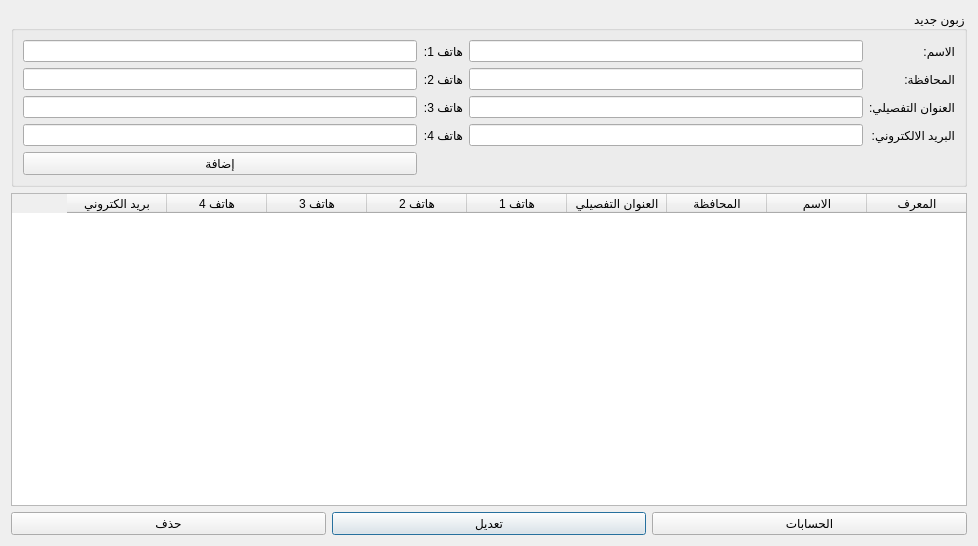
<?xml version="1.0" encoding="UTF-8"?>
<ui version="4.0">
 <class>Clients</class>
 <widget class="QDialog" name="Clients">
  <property name="windowModality">
   <enum>Qt::WindowModal</enum>
  </property>
  <property name="geometry">
   <rect>
    <x>0</x>
    <y>0</y>
    <width>978</width>
    <height>546</height>
   </rect>
  </property>
  <property name="windowTitle">
   <string>الزبائن</string>
  </property>
  <property name="windowIcon">
   <iconset>
    <normaloff>graphics/icon.xpm</normaloff>graphics/icon.xpm</iconset>
  </property>
  <property name="layoutDirection">
   <enum>Qt::RightToLeft</enum>
  </property>
  <property name="modal">
   <bool>true</bool>
  </property>
  <layout class="QGridLayout" name="gridLayout_2">
   <item row="3" column="1">
    <widget class="QPushButton" name="edit_btn">
     <property name="text">
      <string>تعديل</string>
     </property>
    </widget>
   </item>
   <item row="3" column="0">
    <widget class="QPushButton" name="accounts_btn">
     <property name="text">
      <string>الحسابات</string>
     </property>
    </widget>
   </item>
   <item row="3" column="2">
    <widget class="QPushButton" name="delete_btn">
     <property name="text">
      <string>حذف</string>
     </property>
    </widget>
   </item>
   <item row="1" column="0" colspan="3">
    <widget class="QTableWidget" name="clients_table">
     <column>
      <property name="text">
       <string>المعرف</string>
      </property>
     </column>
     <column>
      <property name="text">
       <string>الاسم</string>
      </property>
     </column>
     <column>
      <property name="text">
       <string>المحافظة</string>
      </property>
     </column>
     <column>
      <property name="text">
       <string>العنوان التفصيلي</string>
      </property>
     </column>
     <column>
      <property name="text">
       <string>هاتف 1</string>
      </property>
     </column>
     <column>
      <property name="text">
       <string>هاتف 2</string>
      </property>
     </column>
     <column>
      <property name="text">
       <string>هاتف 3</string>
      </property>
     </column>
     <column>
      <property name="text">
       <string>هاتف 4</string>
      </property>
     </column>
     <column>
      <property name="text">
       <string>بريد الكتروني</string>
      </property>
     </column>
    </widget>
   </item>
   <item row="0" column="0" colspan="3">
    <widget class="QGroupBox" name="groupBox">
     <property name="layoutDirection">
      <enum>Qt::RightToLeft</enum>
     </property>
     <property name="title">
      <string>زبون جديد</string>
     </property>
     <layout class="QGridLayout" name="gridLayout">
      <item row="0" column="1">
       <widget class="QLineEdit" name="name_input"/>
      </item>
      <item row="3" column="2">
       <widget class="QLabel" name="label_6">
        <property name="text">
         <string>هاتف 3:</string>
        </property>
       </widget>
      </item>
      <item row="6" column="3">
       <widget class="QLineEdit" name="phone4_input">
        <property name="text">
         <string/>
        </property>
       </widget>
      </item>
      <item row="1" column="2">
       <widget class="QLabel" name="label_5">
        <property name="text">
         <string>هاتف 2:</string>
        </property>
       </widget>
      </item>
      <item row="6" column="2">
       <widget class="QLabel" name="label_7">
        <property name="text">
         <string>هاتف 4:</string>
        </property>
       </widget>
      </item>
      <item row="6" column="0">
       <widget class="QLabel" name="label_8">
        <property name="text">
         <string>البريد الالكتروني:</string>
        </property>
       </widget>
      </item>
      <item row="0" column="3">
       <widget class="QLineEdit" name="phone1_input"/>
      </item>
      <item row="1" column="3">
       <widget class="QLineEdit" name="phone2_input"/>
      </item>
      <item row="0" column="0">
       <widget class="QLabel" name="label">
        <property name="text">
         <string>الاسم:</string>
        </property>
       </widget>
      </item>
      <item row="0" column="2">
       <widget class="QLabel" name="label_4">
        <property name="text">
         <string>هاتف 1:</string>
        </property>
       </widget>
      </item>
      <item row="3" column="3">
       <widget class="QLineEdit" name="phone3_input"/>
      </item>
      <item row="6" column="1">
       <widget class="QLineEdit" name="email_input"/>
      </item>
      <item row="1" column="1">
       <widget class="QLineEdit" name="governorate_input"/>
      </item>
      <item row="1" column="0">
       <widget class="QLabel" name="label_2">
        <property name="text">
         <string>المحافظة:</string>
        </property>
       </widget>
      </item>
      <item row="3" column="0">
       <widget class="QLabel" name="label_3">
        <property name="text">
         <string>العنوان التفصيلي:</string>
        </property>
       </widget>
      </item>
      <item row="3" column="1">
       <widget class="QLineEdit" name="address_input"/>
      </item>
      <item row="7" column="3">
       <widget class="QPushButton" name="save_btn">
        <property name="maximumSize">
         <size>
          <width>16777215</width>
          <height>16777215</height>
         </size>
        </property>
        <property name="text">
         <string>إضافة</string>
        </property>
       </widget>
      </item>
     </layout>
    </widget>
   </item>
  </layout>
 </widget>
 <resources/>
 <connections/>
</ui>
